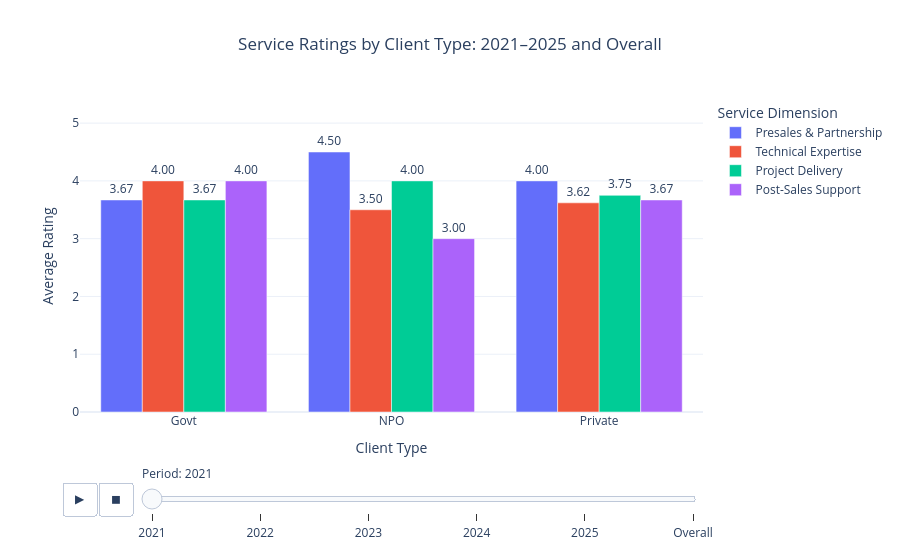

Notebook cell for this chart:
### Markdown cell above
## Visualisation 1 — Service Ratings by Client Type and Period

### Purpose

This visualisation compares the average service ratings of Government, NPO and Private clients from 2021 to 2025.

The service ratings represent clients’ satisfaction with four areas of the company’s service:

* **Presales & Partnership:** The quality of engagement before a project begins and the company’s ability to develop a strong working relationship with the client.
* **Technical Expertise:** The client’s perception of the company’s technical knowledge, professional skills and ability to provide suitable solutions.
* **Project Delivery:** How effectively the company plans, manages and completes its projects.
* **Post-Sales Support:** The quality of assistance provided after project completion, including ongoing support and issue resolution.

Each dimension is rated from **1 to 5**, where a higher rating represents greater satisfaction. The bars show the **average rating** given by clients within each client type and period.

### What the Visualisation Shows

The grouped bars allow the four service dimensions to be compared within each client type. This helps identify:

* the strongest and weakest service areas for each client segment;
* whether different client types have different service experiences;
* whether satisfaction improves or declines over time; and
* which service areas may require greater attention.

The **Overall** view summarises all years, while the yearly views show how the ratings change between 2021 and 2025.

### How to Interact

* Press **Play** to animate the changes from 2021 to 2025 and the Overall view.
* Drag the **period slider** to select a specific year.
* Hover over a bar to view the client type, service dimension, average rating and number of records.
* Click a service dimension in the legend to show or hide it.

The y-axis remains fixed from **0 to 5** so that ratings can be compared fairly across different years and client types.

### Interpretation

A taller bar represents a higher average level of satisfaction with that service dimension. Large differences between the bars may indicate that clients are more satisfied with some areas of service than others.

These comparisons help the company recognise service strengths that should be maintained and weaknesses that could be improved to support stronger customer satisfaction and loyalty.

### Code cell
import pandas as pd
import plotly.express as px


# -------------------------------------------------
# 1. Settings
# -------------------------------------------------

service_columns = [
    "PRESALES AND PARTNERSHIP",
    "TECHNICAL EXPERTISE",
    "PROJECT DELIVERY",
    "POST-SALES SUPPORT"
]

service_label_map = {
    "PRESALES AND PARTNERSHIP": "Presales & Partnership",
    "TECHNICAL EXPERTISE": "Technical Expertise",
    "PROJECT DELIVERY": "Project Delivery",
    "POST-SALES SUPPORT": "Post-Sales Support"
}

service_order = list(service_label_map.values())
type_order = ["Govt", "NPO", "Private"]

service_colors = {
    "Presales & Partnership": "#636EFA",
    "Technical Expertise": "#EF553B",
    "Project Delivery": "#00CC96",
    "Post-Sales Support": "#AB63FA"
}


# -------------------------------------------------
# 2. Calculate overall averages
# -------------------------------------------------

overall_summary = (
    df.groupby("TYPE", as_index=False)[service_columns]
      .mean()
      .round(2)
)

overall_counts = (
    df.groupby("TYPE")
      .size()
      .rename("Records")
      .reset_index()
)

overall_summary = overall_summary.merge(
    overall_counts,
    on="TYPE"
)

overall_long = overall_summary.melt(
    id_vars=["TYPE", "Records"],
    value_vars=service_columns,
    var_name="Service Dimension",
    value_name="Average Rating"
)

overall_long["Service Dimension"] = (
    overall_long["Service Dimension"]
    .replace(service_label_map)
)

overall_long["Period"] = "Overall"


# -------------------------------------------------
# 3. Calculate yearly averages
# -------------------------------------------------

yearly_summary = (
    df.groupby(["YEAR", "TYPE"], as_index=False)[service_columns]
      .mean()
      .round(2)
)

yearly_counts = (
    df.groupby(["YEAR", "TYPE"])
      .size()
      .rename("Records")
      .reset_index()
)

yearly_summary = yearly_summary.merge(
    yearly_counts,
    on=["YEAR", "TYPE"]
)

yearly_long = yearly_summary.melt(
    id_vars=["YEAR", "TYPE", "Records"],
    value_vars=service_columns,
    var_name="Service Dimension",
    value_name="Average Rating"
)

yearly_long["Service Dimension"] = (
    yearly_long["Service Dimension"]
    .replace(service_label_map)
)

yearly_long["Period"] = (
    yearly_long["YEAR"]
    .astype(int)
    .astype(str)
)


# -------------------------------------------------
# 4. Combine yearly and overall results
# -------------------------------------------------

animation_data = pd.concat(
    [
        yearly_long.drop(columns="YEAR"),
        overall_long
    ],
    ignore_index=True
)

animation_data["Animation Group"] = (
    animation_data["TYPE"]
    + " — "
    + animation_data["Service Dimension"]
)

period_order = [
    str(int(year))
    for year in sorted(df["YEAR"].unique())
] + ["Overall"]


# -------------------------------------------------
# 5. Create animated chart
# -------------------------------------------------

fig = px.bar(
    animation_data,
    x="TYPE",
    y="Average Rating",
    color="Service Dimension",
    barmode="group",

    animation_frame="Period",
    animation_group="Animation Group",

    text="Average Rating",
    custom_data=["Records"],

    category_orders={
        "Period": period_order,
        "TYPE": type_order,
        "Service Dimension": service_order
    },

    color_discrete_map=service_colors,

    labels={
        "TYPE": "Client Type",
        "Average Rating": "Average Rating"
    },

    range_y=[0, 5.4],

    title="Service Ratings by Client Type: 2021–2025 and Overall"
)


# -------------------------------------------------
# 6. Hover and data-label formatting
# -------------------------------------------------

trace_format = dict(
    texttemplate="%{y:.2f}",
    textposition="outside",
    cliponaxis=False,

    hovertemplate=(
        "<b>Client Type: %{x}</b><br>"
        "Service: %{fullData.name}<br>"
        "Average Rating: %{y:.2f} / 5<br>"
        "Records Used: %{customdata[0]}"
        "<extra></extra>"
    )
)

fig.update_traces(**trace_format)

# Apply the same formatting to every animation frame
for frame in fig.frames:
    for trace in frame.data:
        trace.update(**trace_format)


# -------------------------------------------------
# 7. Adjust animation speed
# -------------------------------------------------

play_settings = (
    fig.layout.updatemenus[0]
       .buttons[0]
       .args[1]
)

play_settings["frame"] = {
    "duration": 1400,
    "redraw": True
}

play_settings["transition"] = {
    "duration": 700,
    "easing": "cubic-in-out"
}

play_settings["fromcurrent"] = True

fig.layout.sliders[0].currentvalue.prefix = "Period: "
fig.layout.sliders[0].pad.t = 50


# -------------------------------------------------
# 8. Final formatting
# -------------------------------------------------

fig.update_layout(
    template="plotly_white",

    title=dict(
        x=0.5,
        xanchor="center"
    ),

    xaxis_title="Client Type",
    yaxis_title="Average Rating",

    legend_title="Service Dimension",

    transition=dict(
        duration=700,
        easing="cubic-in-out"
    ),

    margin=dict(
        t=100,
        b=130
    )
)

fig.update_yaxes(
    range=[0, 5.4],
    dtick=1
)


# -------------------------------------------------
# 9. Display graph
# -------------------------------------------------

fig.show(
    config={
        "displayModeBar": True,
        "displaylogo": False,
        "scrollZoom": True,
        "responsive": True,

        "toImageButtonOptions": {
            "format": "png",
            "filename": "service_ratings_story",
            "scale": 2
        }
    }
)

### Figure 1 — Plotly figure (JSON) as saved in the notebook; plotly's stock layout.template omitted (floating-point values rounded to 4 significant figures)
{"data": [{"alignmentgroup": "True", "cliponaxis": false, "customdata": [[3], [2], [24]], "hovertemplate": "<b>Client Type: %{x}</b><br>Service: %{fullData.name}<br>Average Rating: %{y:.2f} / 5<br>Records Used: %{customdata[0]}<extra></extra>", "ids": ["Govt — Presales & Partnership", "NPO — Presales & Partnership", "Private — Presales & Partnership"], "legendgroup": "Presales & Partnership", "marker": {"color": "#636EFA", "pattern": {"shape": ""}}, "name": "Presales & Partnership", "offsetgroup": "Presales & Partnership", "orientation": "v", "showlegend": true, "text": [3.67, 4.5, 4], "textposition": "outside", "texttemplate": "%{y:.2f}", "type": "bar", "x": ["Govt", "NPO", "Private"], "xaxis": "x", "y": [3.67, 4.5, 4], "yaxis": "y"}, {"alignmentgroup": "True", "cliponaxis": false, "customdata": [[3], [2], [24]], "hovertemplate": "<b>Client Type: %{x}</b><br>Service: %{fullData.name}<br>Average Rating: %{y:.2f} / 5<br>Records Used: %{customdata[0]}<extra></extra>", "ids": ["Govt — Technical Expertise", "NPO — Technical Expertise", "Private — Technical Expertise"], "legendgroup": "Technical Expertise", "marker": {"color": "#EF553B", "pattern": {"shape": ""}}, "name": "Technical Expertise", "offsetgroup": "Technical Expertise", "orientation": "v", "showlegend": true, "text": [4, 3.5, 3.62], "textposition": "outside", "texttemplate": "%{y:.2f}", "type": "bar", "x": ["Govt", "NPO", "Private"], "xaxis": "x", "y": [4, 3.5, 3.62], "yaxis": "y"}, {"alignmentgroup": "True", "cliponaxis": false, "customdata": [[3], [2], [24]], "hovertemplate": "<b>Client Type: %{x}</b><br>Service: %{fullData.name}<br>Average Rating: %{y:.2f} / 5<br>Records Used: %{customdata[0]}<extra></extra>", "ids": ["Govt — Project Delivery", "NPO — Project Delivery", "Private — Project Delivery"], "legendgroup": "Project Delivery", "marker": {"color": "#00CC96", "pattern": {"shape": ""}}, "name": "Project Delivery", "offsetgroup": "Project Delivery", "orientation": "v", "showlegend": true, "text": [3.67, 4, 3.75], "textposition": "outside", "texttemplate": "%{y:.2f}", "type": "bar", "x": ["Govt", "NPO", "Private"], "xaxis": "x", "y": [3.67, 4, 3.75], "yaxis": "y"}, {"alignmentgroup": "True", "cliponaxis": false, "customdata": [[3], [2], [24]], "hovertemplate": "<b>Client Type: %{x}</b><br>Service: %{fullData.name}<br>Average Rating: %{y:.2f} / 5<br>Records Used: %{customdata[0]}<extra></extra>", "ids": ["Govt — Post-Sales Support", "NPO — Post-Sales Support", "Private — Post-Sales Support"], "legendgroup": "Post-Sales Support", "marker": {"color": "#AB63FA", "pattern": {"shape": ""}}, "name": "Post-Sales Support", "offsetgroup": "Post-Sales Support", "orientation": "v", "showlegend": true, "text": [4, 3, 3.67], "textposition": "outside", "texttemplate": "%{y:.2f}", "type": "bar", "x": ["Govt", "NPO", "Private"], "xaxis": "x", "y": [4, 3, 3.67], "yaxis": "y"}], "layout": {"barmode": "group", "legend": {"title": {"text": "Service Dimension"}, "tracegroupgap": 0}, "margin": {"b": 130, "t": 100}, "sliders": [{"active": 0, "currentvalue": {"prefix": "Period: "}, "len": 0.9, "pad": {"b": 10, "t": 50}, "steps": [{"args": [["2021"], {"frame": {"duration": 0, "redraw": true}, "fromcurrent": true, "mode": "immediate", "transition": {"duration": 0, "easing": "linear"}}], "label": "2021", "method": "animate"}, {"args": [["2022"], {"frame": {"duration": 0, "redraw": true}, "fromcurrent": true, "mode": "immediate", "transition": {"duration": 0, "easing": "linear"}}], "label": "2022", "method": "animate"}, {"args": [["2023"], {"frame": {"duration": 0, "redraw": true}, "fromcurrent": true, "mode": "immediate", "transition": {"duration": 0, "easing": "linear"}}], "label": "2023", "method": "animate"}, {"args": [["2024"], {"frame": {"duration": 0, "redraw": true}, "fromcurrent": true, "mode": "immediate", "transition": {"duration": 0, "easing": "linear"}}], "label": "2024", "method": "animate"}, {"args": [["2025"], {"frame": {"duration": 0, "redraw": true}, "fromcurrent": true, "mode": "immediate", "transition": {"duration": 0, "easing": "linear"}}], "label": "2025", "method": "animate"}, {"args": [["Overall"], {"frame": {"duration": 0, "redraw": true}, "fromcurrent": true, "mode": "immediate", "transition": {"duration": 0, "easing": "linear"}}], "label": "Overall", "method": "animate"}], "x": 0.1, "xanchor": "left", "y": 0, "yanchor": "top"}], "title": {"text": "Service Ratings by Client Type: 2021–2025 and Overall", "x": 0.5, "xanchor": "center"}, "transition": {"duration": 700, "easing": "cubic-in-out"}, "updatemenus": [{"buttons": [{"args": [null, {"frame": {"duration": 1400, "redraw": true}, "fromcurrent": true, "mode": "immediate", "transition": {"duration": 700, "easing": "cubic-in-out"}}], "label": "&#9654;", "method": "animate"}, {"args": [[null], {"frame": {"duration": 0, "redraw": true}, "fromcurrent": true, "mode": "immediate", "transition": {"duration": 0, "easing": "linear"}}], "label": "&#9724;", "method": "animate"}], "direction": "left", "pad": {"r": 10, "t": 70}, "showactive": false, "type": "buttons", "x": 0.1, "xanchor": "right", "y": 0, "yanchor": "top"}], "xaxis": {"anchor": "y", "categoryarray": ["Govt", "NPO", "Private"], "categoryorder": "array", "domain": [0, 1], "title": {"text": "Client Type"}}, "yaxis": {"anchor": "x", "domain": [0, 1], "dtick": 1, "range": [0, 5.4], "title": {"text": "Average Rating"}}}}
